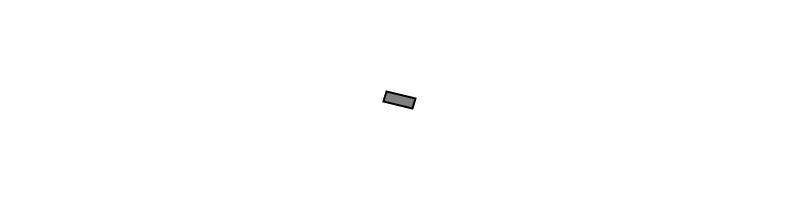
Frame 1 (no input)
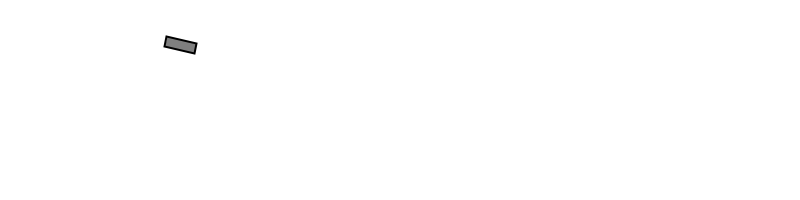
Frame 60 (the mouse pressed at the canvas centre just before this capture)
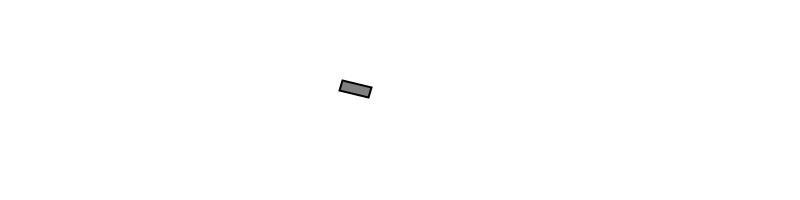
Frame 120 (the mouse held since frame 60 and released just before this capture)

The Processing sketch that drew these frames (run headless with seeded random() and noise(); from frame 60 on, the mouse is pressed at the canvas centre):

// Processing sketch: NOC_3_03_pointing_velocity
// ── NOC_3_03_pointing_velocity.pde
// The Nature of Code
// Daniel Shiffman
// http://natureofcode.com

Mover mover;

void setup() {
  size(800,200);
  mover = new Mover(); 
}

void draw() {
  background(255);
  
  mover.update();
  mover.checkEdges();
  mover.display(); 
}



// ── Mover.pde
// The Nature of Code
// Daniel Shiffman
// http://natureofcode.com

class Mover {

  PVector location;
  PVector velocity;
  PVector acceleration;
  float topspeed;

  float xoff, yoff;

  float r = 16;

  Mover() {
    location = new PVector(width/2, height/2);
    velocity = new PVector(0, 0);
    topspeed = 4;
    xoff = 1000;
    yoff = 0;
  }

  void update() {

    PVector mouse = new PVector(mouseX, mouseY);
    PVector dir = PVector.sub(mouse, location);
    dir.normalize();
    dir.mult(0.5);
    acceleration = dir;

    velocity.add(acceleration);
    velocity.limit(topspeed);
    location.add(velocity);
  }

  void display() {
    float theta = velocity.heading2D();

    stroke(0);
    strokeWeight(2);
    fill(127);
    pushMatrix();
    rectMode(CENTER);
    translate(location.x, location.y);
    rotate(theta);
    rect(0, 0, 30, 10);
    popMatrix();
  }

  void checkEdges() {

    if (location.x > width) {
      location.x = 0;
    } 
    else if (location.x < 0) {
      location.x = width;
    }

    if (location.y > height) {
      location.y = 0;
    } 
    else if (location.y < 0) {
      location.y = height;
    }
  }
}
